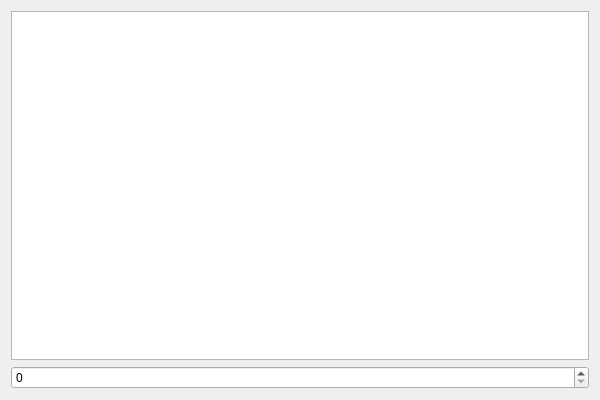
<?xml version="1.0" encoding="UTF-8"?>
<ui version="4.0">
 <class>MyWidgetClass</class>
 <widget class="QWidget" name="MyWidgetClass">
  <property name="geometry">
   <rect>
    <x>0</x>
    <y>0</y>
    <width>600</width>
    <height>400</height>
   </rect>
  </property>
  <property name="windowTitle">
   <string>MyWidget</string>
  </property>
  <layout class="QGridLayout" name="gridLayout">
   <item row="0" column="0" colspan="2">
    <widget class="QTextEdit" name="textEdit"/>
   </item>
   <item row="1" column="0" colspan="2">
    <widget class="QSpinBox" name="spinBox"/>
   </item>
  </layout>
 </widget>
 <layoutdefault spacing="6" margin="11"/>
 <resources>
  <include location="MyWidget.qrc"/>
 </resources>
 <connections/>
</ui>
